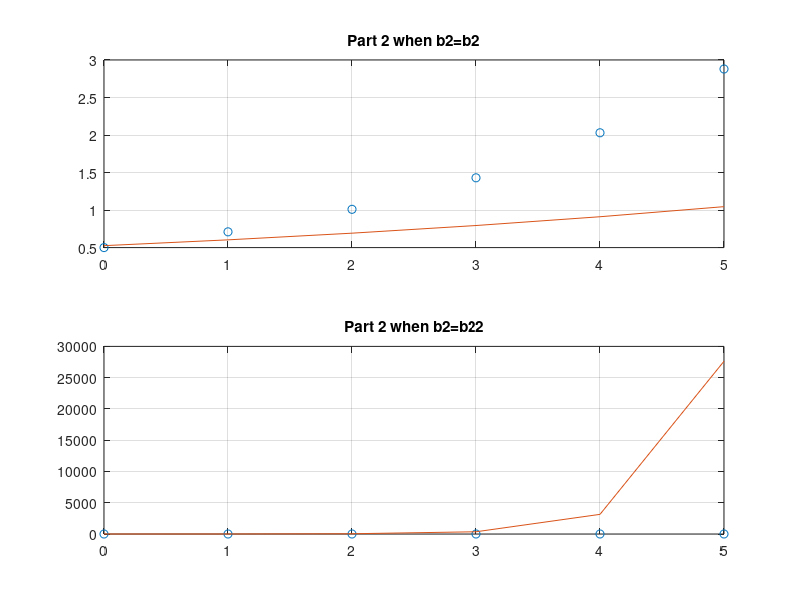

Here is the MATLAB script that generated this plot:
clear all;
clc;

x=[0 1 2 3 4 5];
y=[0.5 0.71 1.01 1.43 2.03 2.88];

n= length(x);
sumx=0;
sumsqrx=0;
sumcubex=0;
sumfourx=0;
sumy=0;
sumxy=0;
sumsqrxy=0;


for i=1:n
    
    %finding the summations
    sumx=sumx+x(i);
    sumsqrx=sumsqrx+x(i)*x(i);
    sumcubex=sumcubex+(x(i))^3;
    sumfourx=sumfourx+(x(i))^4;
    sumy=sumy+y(i);
    sumxy=sumxy+x(i)*y(i);
    sumsqrxy=sumsqrxy+(x(i))^2*y(i);
    
end

%Matrices for finding solution
A=[n sumx sumsqrx; sumx sumsqrx sumcubex; sumsqrx sumcubex sumfourx];
b=[sumy sumxy sumsqrxy]';

solution=inv(A)*b;
A0=solution(1);
A1=solution(2);
A2=solution(3);

%Here a2=A0 A1=a2*b2 and A2=a2*(b2)^2/2
disp('Value of a2:');
a2=A0
disp('Value of b2 calculated from A0 and A1:');
b2=A1/a2
disp('Value of b2 calculated from A0 and A1:');
b22=2*A2/A1

%Equation to be plotted
ym = a2*exp(b2.*x);
ym2 = a2*exp(b22.*x);

%plotting the result
subplot(2,1,1),plot(x,y,'o'), hold on, grid on;
subplot(2,1,1),plot(x,ym), title('Part 2 when b2=b2');
subplot(2,1,2),plot(x,y,'o'), hold on, grid on;
subplot(2,1,2),plot(x,ym2), title('Part 2 when b2=b22');


%Calculation of error
ym2 = a2*exp(b22.*x);
errorb2=0;
errorb22=0;

for j=1:n
    errorb2 = errorb2 + (y(j)-ym(j))^2;
    errorb22 = errorb22 + (y(j)-ym2(j))^2;
end

disp('error found from eqn. when b2=b2');
errorb2
disp('error found from eqn. when b2=b22');
errorb22
